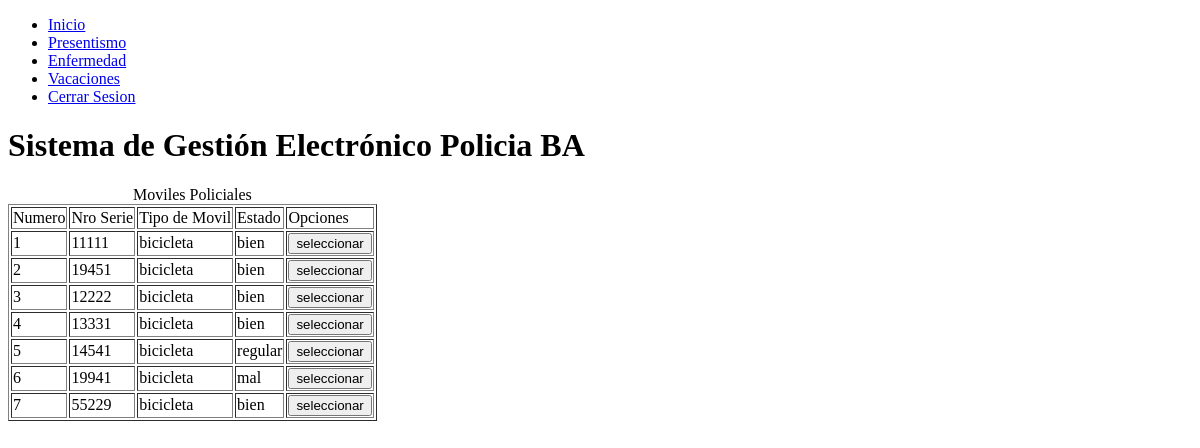
Before: /usuarios/bicicletas.php (signed in) with the older database file.
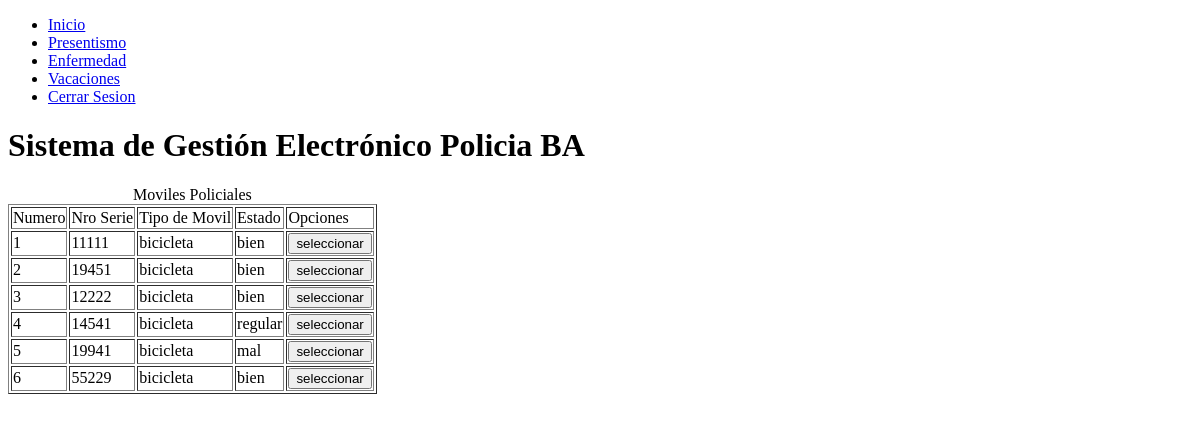
After: the same page with the newer database file.
### tables this page shows
CREATE TABLE `moviles` (
  `movil_id` int(11) NOT NULL,
  `nro_serie` int(11) NOT NULL,
  `tipo_movil` varchar(50) NOT NULL,
  `estado` varchar(50) NOT NULL,
  `posesion` int(5) NOT NULL,
  `fecha_borrado` date DEFAULT NULL,
  `descripcion` varchar(250) DEFAULT NULL
);

### usuarios/bicicletas.php (the view, shortened to what this page needs)
<?php
    include("../conexion.php");
    $sql = "SELECT movil_id,nro_serie,tipo_movil,estado,posesion FROM moviles
    where   (estado <> 'radiado' and estado <> 'borrado')
    and (tipo_movil = 'bicicleta')  and posesion <> 1
    order by movil_id asc";
    $rta = mysqli_query($conexion,$sql) or
    die("Problemas en el select:".mysqli_error($conexion));
    include("cabeceraU.php");
?>
        <table border="1">
        <caption>Moviles Policiales</caption>
            <tr>
                <td>Numero</td>
                <td>Nro Serie</td>
                <td>Tipo de Movil</td>
                <td>Estado</td>
                <td>Opciones</td>
            </tr>
            <?php
                $contador=1;
                while($mostrar = mysqli_fetch_array($rta)){
            ?>
            <tr>
                <td><?php echo $contador?></td>
                <td><?php echo $mostrar['nro_serie']?></td>
                <td><?php echo $mostrar['tipo_movil']?></td>
                <td><?php echo $mostrar['estado']?></td>
                    <form method="POST">
                        <td>
                            <?php
                                if($mostrar['posesion']==0){
                            ?>
                                <input type="submit" value="seleccionar" name="seleccionar">
                            <?php
                                }
                            ?>
                        </td>
                    </form>
            </tr>
            <?php
                $contador++;
                }
            ?>
        </table>
</body>
</html>

Changed rows visible on the page:
no longer on this page (row edited): moviles: nro_serie "13331", tipo_movil "bicicleta", estado "bien"
